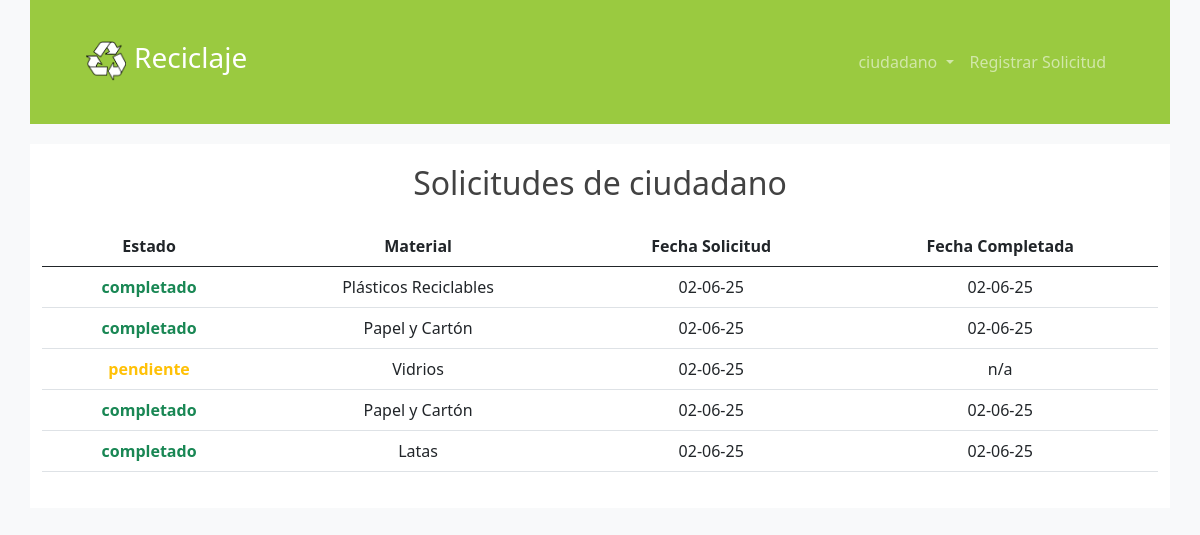
Screenshot of /solicitudes/ (signed in) with the database file from the repository.
### core/models.py (models this page shows, shortened)
class SolicitudRetiro(models.Model):
    ESTADOS = [
        ('pendiente', 'Pendiente'),
        ('en_ruta', 'En ruta'),
        ('completado', 'Completado')
    ]
    UNIDADES = [
        ('kg', 'Kilogramos'),
        ('l', 'Litros'),
        ('u', 'Unidades')
    ]
    user = models.ForeignKey(User, on_delete=models.CASCADE)
    material = models.ForeignKey(MaterialReciclable, on_delete=models.PROTECT)
    cantidad = models.FloatField()
    unidad = models.CharField(max_length=15, choices=UNIDADES, default='kg')
    fecha_estimada = models.DateField()
    estado = models.CharField(max_length=20, choices=ESTADOS, default='pendiente')
    fecha_creacion = models.DateTimeField(auto_now_add=True)
    fecha_completado = models.DateTimeField(null=True, blank=True)
    tiempo_en_completar = models.DurationField(null=True, blank=True)
    operario = models.ForeignKey(
        User,
        on_delete=models.SET_NULL,
        null=True,
        blank=True,
        related_name="Solicitudes_asignadas"
    )

class MaterialReciclable(models.Model):
    codigo = models.CharField(max_length=5, primary_key=True)
    nombre = models.CharField(max_length=30)
    descripcion = models.CharField(max_length=100)
    veces_reciclado = models.PositiveIntegerField(default=0)

### core/views.py (the view)
# urls.py: path('solicitudes/', views.solicitudesUsuario, name="soliciutdes-usuario")
def solicitudesUsuario(request):
    if request.user.is_anonymous:
        messages.warning(request, 'Debe iniciar sesion para ver esta pagina')
        return redirect('login')
    solicitudes = SolicitudRetiro.objects.filter(user=request.user)
    return render(request, 'core/mis_solicitudes.html', {'solicitudes': solicitudes})

### core/templates/core/mis_solicitudes.html
{% extends 'core/base.html' %}
{% load static %}
{% block contenido %}
<section class="row contenedor-main">
    <main class="text-center">
        <h2 class="mb-4">Solicitudes de <span>
            {% if user.first_name %}
                {{user.first_name}}
            {% else %}
                {{user.username}}
            {% endif %}
        </span></h2>
        <table class="table">
        <thead>
            <tr>
                <th scope="col">Estado</th>
                <th scope="col">Material</th>
                <th scope="col">Fecha Solicitud</th>
                <th scope="col">Fecha Completada</th>
            </tr>
        </thead>
        <tbody>
            {% for solicitud in solicitudes %}
                <tr>
                    <th scope="row" class="estado-{{solicitud.estado}}">{{solicitud.estado}}</th>
                    <td>{{solicitud.material.nombre}}</td>
                    <td>{{solicitud.fecha_creacion|date:'d-m-y'}}</td>
                    <td>
                        {% if solicitud.fecha_completado %}
                            {{solicitud.fecha_completado|date:'d-m-y'}}
                        {% else %}
                            n/a
                        {% endif %}
                    </td>
                </tr>
            {% endfor %}
        </tbody>
        </table>
    </main>
</section>
{% endblock %}

### core/templates/core/nav.html (shortened to what this page needs)
{% load static %}
<nav class="navbar navbar-expand-lg navbar-dark py-2 py-sm-3">
    <div class="container">
        <a href="/" class="navbar-brand d-flex">
            <img src="{% static 'core/img/logo-1.png' %}" alt="" width="40" height="40" class="d-inline-block align-text-top">
            <span class="align-self-center h3 ms-2">Reciclaje</span>
        </a>
        <div class="collapse navbar-collapse flex-lg-grow-0" id="contenidoMenu">
            <ul class="navbar-nav">
                <li class="nav-item dropdown">
                    {% if user.is_authenticated %}
                    <a
                        href="#"
                        class="nav-link dropdown-toggle"
                        role="button"
                        data-bs-toggle="dropdown"
                        aria-expanded="false"
                        id="dropdown-usuario"
                    >
                        {% if user.first_name %}
                            {{user.first_name}}
                        {% else %}
                            {{user.username}}
                        {% endif %}
                    </a>
                    {% endif %}
                </li>
                <li class="nav-item">
                    <a href="/retiro" class="nav-link">Registrar Solicitud</a>
                </li>
            </ul>
        </div>
    </div>
</nav>

### core/static/core/css/estilos.css (style rules this page uses)
body { background-color: #f3f0f5; color: #fff; }
.contenedor-main { margin-bottom: 20px; }
main { background: #fff; color: #424242; padding: 20px 0; }
.estado-pendiente { color: #ffc107; }
.estado-completado { color: #198754; }

### rows the page displays
SolicitudRetiro: estado "completado", material.nombre "Plásticos Reciclables", fecha_creacion "02-06-25", fecha_completado "02-06-25"
SolicitudRetiro: estado "completado", material.nombre "Papel y Cartón", fecha_creacion "02-06-25", fecha_completado "02-06-25"
SolicitudRetiro: estado "pendiente", material.nombre "Vidrios", fecha_creacion "02-06-25", shows "n/a"
SolicitudRetiro: estado "completado", material.nombre "Papel y Cartón", fecha_creacion "02-06-25", fecha_completado "02-06-25"
SolicitudRetiro: estado "completado", material.nombre "Latas", fecha_creacion "02-06-25", fecha_completado "02-06-25"

### other values shown
{{ user.first_name }} "ciudadano"
